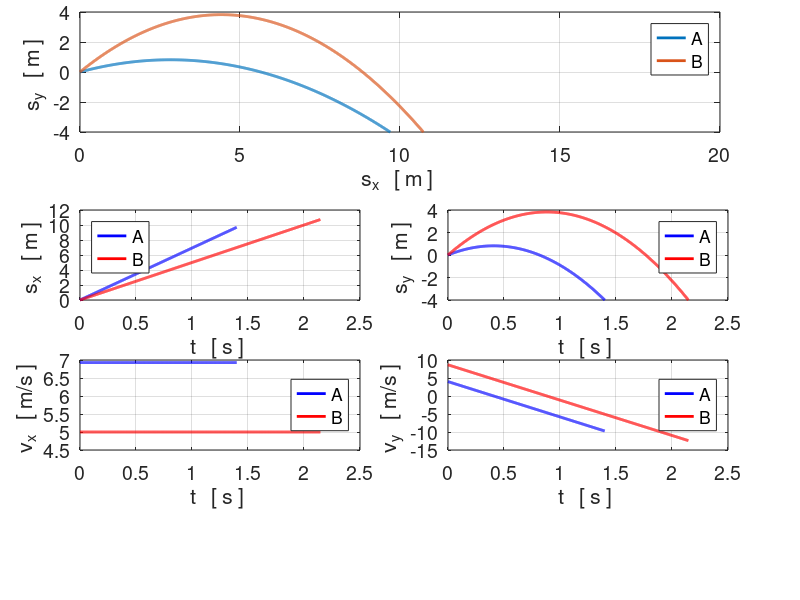

Reproduce this figure in MATLAB.
% sp_projectiles.m

clear all
close all
clc


% INPUTS ================================================================
   g = 9.81;     
   u = [8 10]; 
   A = [30 60];
   h = 4;
   
   ax = 0; ay = - g;
   
% Initial velocites
   ux = u .* cosd(A)
   uy = u .* sind(A)
   
% When both balls are their highest positions
%  times, velocities and displacements 
   tH = -uy ./ ay
   sHy = uy.*tH + 0.5 * ay * tH.^2
   sHx = ux .* tH
   
% When ball A is at its highest position: time tH(1)   
%    Position of ball B 
   sAx = sHx(1);
   sAy = sHy(1);
   sBx = ux(2) * tH(1)
   sBy = uy(2) * tH(1) + 0.5*ay*tH(1)^2
   
   sBAx = sBx - sAx
   sBAy = sBy - sAy
   
   sBA = sqrt(sBAx^2 + sBAy^2)
   angleBA = atan2d(sBAy,sBAx)
   
%  When ball A is at its highest position: time tH(1)   
%    velocity of ball B
   vAx = ux(1)
   vAy = 0
   vBx = ux(2)
   vBy = uy(2) + ay * tH(1)
   
   vBAx = vBx - vAx
   vBAy = vBy - vAy
   
   vBA = sqrt(vBAx^2 + vBAy^2)
   anglevBA = atan2d(vBAy,vBAx)
   
% As the balls enter the water
  sy = -h
  
  vAWx = ux(1)
  vAWy = -sqrt(uy(1)^2+2*ay*sy)
  vAW = sqrt(vAWy^2+vAWy^2)
  angleAW = atan2d(vAWy,vAWx)
  
  vBWx = ux(2)
  vBWy = -sqrt(uy(2)^2+2*ay*sy)
  vBW = sqrt(vBWy^2+vBWy^2)
  angleBW = atan2d(vBWy,vBWx)
  
  tAW = (vAWy - uy(1))/ay
  tBW = (vBWy - uy(2))/ay
  
  sAWx = ux(1) * tAW
  sBWx = ux(2) * tBW
  
  
  
%% GRAPHICS --------------------------------------------------------------

close all

N = 2000;
tMin = 0;
tMax = 2.2;
t = linspace(tMin,tMax,N)';

uPx = ux .* ones(N,2);
uPy = uy .* ones(N,2);

vPx = uPx;
vPy = uPy + ay .* t;

sPx = uPx .* t;
sPy = uPy .*t + (0.5*ay).*t.^2;


figure(1)
   fs = 14;
   set(gcf,'units','normalized','position',[0.1 0.1 0.5 0.8]);
    stopA = 1:find(sPy(:,1)<-h,1);
    stopB = 1:find(sPy(:,2)<-h,1);

% Plot trajectory   
   pos1 = [0.1 0.78 0.8 0.2];
   subplot('Position',pos1);
   xP = sPx; yP = sPy;
   plot(xP,yP,'lineWidth',2);
   legend('A','B');
   grid on
   xlabel('s_x   [ m ] ');
   ylabel('s_y   [ m ] ');
   set(gca,'YLim',[-4 4]);
   set(gca,'fontsize',fs);
 
 % PLot sx / t  
   pos1 = [0.1 0.5 0.35 0.15];
   subplot('Position',pos1);
   yP = sPx(stopA,1); xP = t(stopA);
   plot(xP,yP,'b','lineWidth',2);
   hold on
   yP = sPx(stopB,2); xP = t(stopB);
   plot(xP,yP,'r','lineWidth',2);
   legend('A','B','Location','northwest');
   grid on
   xlabel('t   [ s ] ');
   ylabel('s_x   [ m ] ');
   % set(gca,'YLim',[-4 4]);
   set(gca,'fontsize',fs);  

 % Plot sy / t
   pos1 = [0.56 0.5 0.35 0.15];
   subplot('Position',pos1);
   yP = sPy(:,1); xP = t;
   plot(xP,yP,'b','lineWidth',2);
   hold on
   yP = sPy(:,2); 
   plot(xP,yP,'r','lineWidth',2);
   legend('A','B','Location','northeast');
   grid on
   xlabel('t   [ s ] ');
   ylabel('s_y   [ m ] ');
   set(gca,'YLim',[-4 4]);
   set(gca,'fontsize',fs);    
   
 % Plot vx / t
   pos1 = [0.1 0.25 0.35 0.15];
   subplot('Position',pos1);
  
   yP = vPx(stopA,1); xP = t(stopA);
   plot(xP,yP,'b','lineWidth',2);
   hold on
   
   yP = vPx(stopB,2); xP = t(stopB); 
   plot(xP,yP,'r','lineWidth',2);
   legend('A','B','Location','east');
   grid on
   xlabel('t   [ s ] ');
   ylabel('v_x   [ m/s ] ');
   set(gca,'fontsize',fs);    
   
% Plot vy / t
   pos1 = [0.56 0.25 0.35 0.15];
   subplot('Position',pos1);
   yP = vPy(stopA,1); xP = t(stopA);
   plot(xP,yP,'b','lineWidth',2);
   hold on
   yP = vPy(stopB,2); xP  = t(stopB);
   plot(xP,yP,'r','lineWidth',2);
   legend('A','B','Location','east');
   grid on
   xlabel('t   [ s ] ');
   ylabel('v_y   [ m/s ] ');
   set(gca,'fontsize',fs);       
